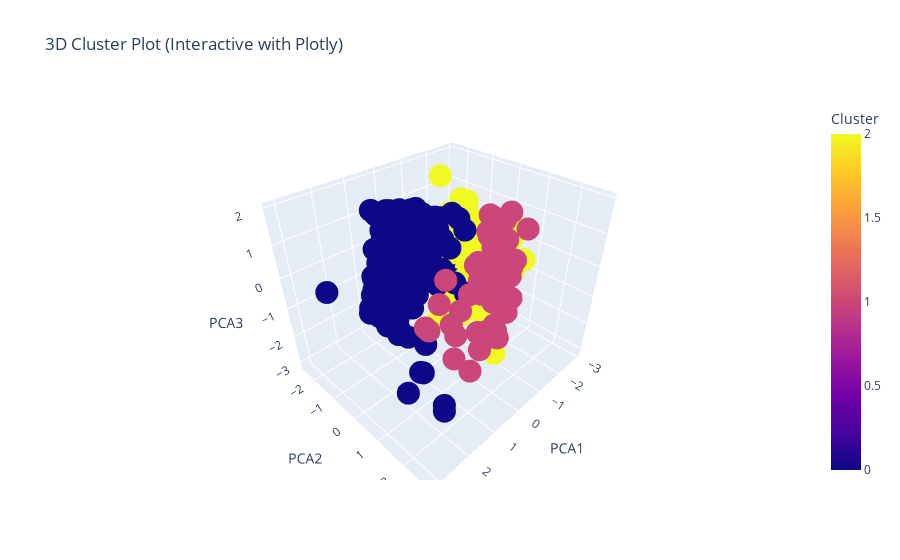

This figure's notebook cell:
### Code cell
import plotly.express as px
import pandas as pd
df_pca = pd.DataFrame(X_pca, columns=["PCA1", "PCA2", "PCA3"])
df_pca["Cluster"] = y_hc
fig = px.scatter_3d(
    df_pca,
    x="PCA1", y="PCA2", z="PCA3",
    color="Cluster", 
    title="3D Cluster Plot (Interactive with Plotly)",
)
fig.show()

### Figure 1 — Plotly figure (JSON) as saved in the notebook; plotly's stock layout.template omitted (floating-point values rounded to 4 significant figures; data arrays with more than 128 entries replaced by an {"elided": "..."} marker saying what was removed)
{"data": [{"hovertemplate": "PCA1=%{x}<br>PCA2=%{y}<br>PCA3=%{z}<br>Cluster=%{marker.color}<extra></extra>", "legendgroup": "", "marker": {"color": {"elided": "258 int values"}, "coloraxis": "coloraxis", "symbol": "circle"}, "mode": "markers", "name": "", "scene": "scene", "showlegend": false, "type": "scatter3d", "x": {"elided": "258 float values"}, "y": {"elided": "258 float values"}, "z": {"elided": "258 float values"}}], "layout": {"coloraxis": {"colorbar": {"title": {"text": "Cluster"}}, "colorscale": [[0, "#0d0887"], [0.1111, "#46039f"], [0.2222, "#7201a8"], [0.3333, "#9c179e"], [0.4444, "#bd3786"], [0.5556, "#d8576b"], [0.6667, "#ed7953"], [0.7778, "#fb9f3a"], [0.8889, "#fdca26"], [1, "#f0f921"]]}, "legend": {"tracegroupgap": 0}, "scene": {"domain": {"x": [0, 1], "y": [0, 1]}, "xaxis": {"title": {"text": "PCA1"}}, "yaxis": {"title": {"text": "PCA2"}}, "zaxis": {"title": {"text": "PCA3"}}}, "title": {"text": "3D Cluster Plot (Interactive with Plotly)"}}}
